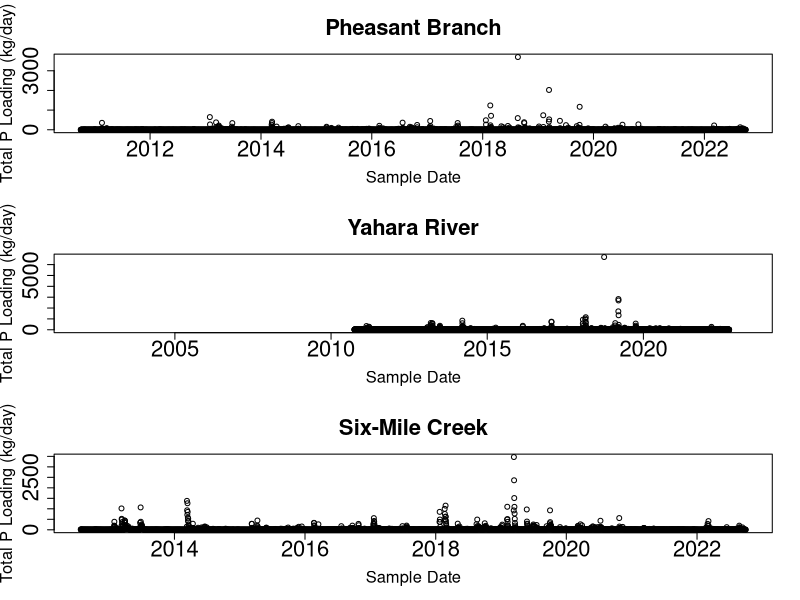
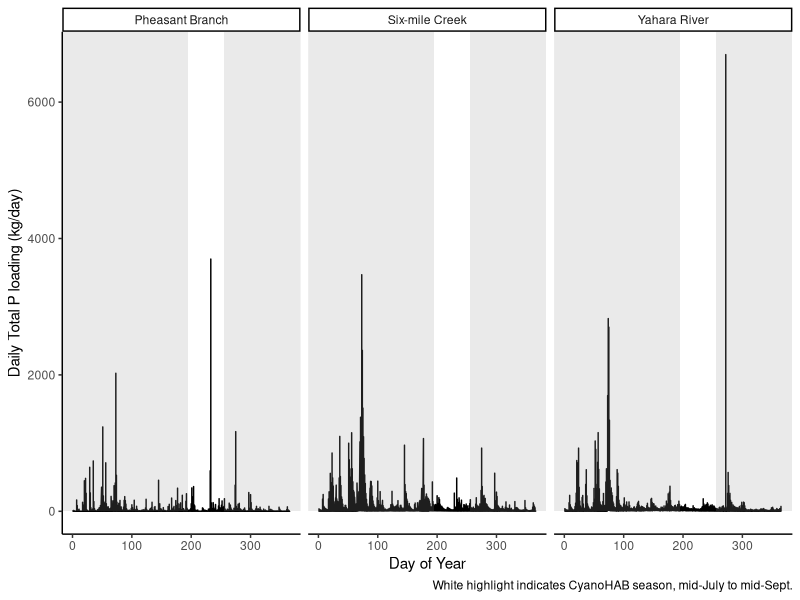
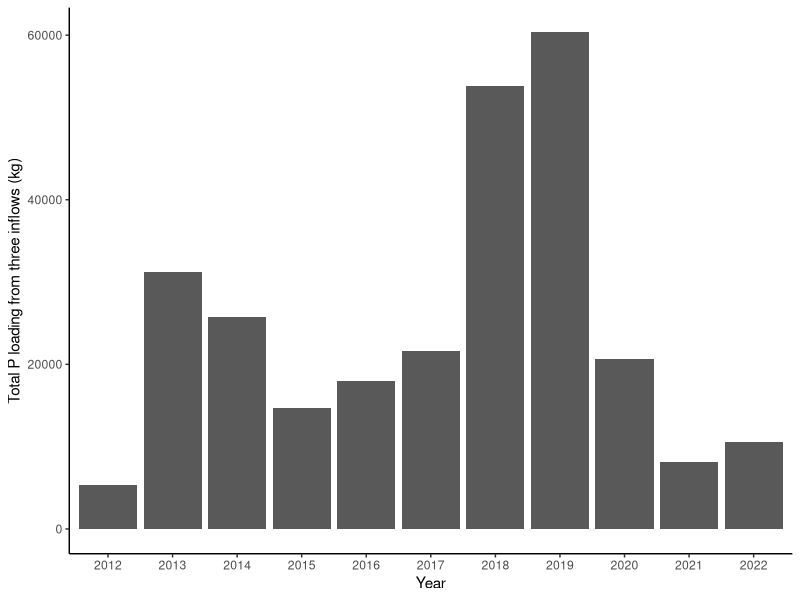

The R script that drew these images, in order:
## ---- chunk 1
library(dplyr) #needed for transforming data
library(lubridate) #needed for date conversion functions
library(ggplot2) #needed for plotting
## ---- chunk 2
PB_TotP_flow<- read.csv(file="Cleaned_data/Inflow_PheasantBranch_TotP.csv")
YR_TotP_flow<- read.csv(file="Cleaned_data/YaharaRiver_TotP_combined.csv")
SMC_TotP_flow<- read.csv(file="Cleaned_data/Inflow_SixMileCreek_TotP.csv")
## ---- chunk 3
lb_kg= 0.453592/1 #conversion factor from lb to kg (1lb = 0.453592 kg)
cf_L= 1/0.0353147 #conversion factor from ft^3 to L (1 ft^2 = 28.3168 L)
sec_day= 86400/1 #conversion factor from sec to day (86400 sec = 1 day)
mg_kg= 1/1000000 #conversion factor from mg to kg (1,000,000 mg = 1 kg)

PB_TotP_flow<- PB_TotP_flow %>%
  mutate(sampledate=as.Date(sampledate, origin="1899-12-30", format="%m/%d/%Y"),
         Q_cfs=Qout_cfs, #rename column for consistency across data frames
         Qout_cfs=NULL, #remove excess column
         TotP_kgday=(Q_cfs*TotP_mgL*cf_L*sec_day*mg_kg)
         ) %>%
  filter(Q_cfs>=0) #remove any records where there is a negative flow rate
YR_TotP_flow<- YR_TotP_flow %>%
  mutate(sampledate=as.Date(sampledate, origin="1899-12-30", format="%m/%d/%Y"),
         TotP_kgday=(Q_cfs*TotP_mgL*cf_L*sec_day*mg_kg)
         )%>%
  filter(Q_cfs>=0) #remove any records where there is a negative flow rate
SMC_TotP_flow<- SMC_TotP_flow %>%
  mutate(sampledate=as.Date(sampledate, origin="1899-12-30", format="%m/%d/%Y"),
         TotP_kgday=(Q_cfs*TotP_mgL*cf_L*sec_day*mg_kg)
         )%>%
  filter(Q_cfs>=0) #remove any records where there is a negative flow rate
## ---- chunk 4
PB_TotP_flow <- PB_TotP_flow %>%
  mutate(Inflow="Pheasant Branch") #add column with name of inflow
YR_TotP_flow <- YR_TotP_flow %>%
  mutate(Inflow="Yahara River") #add column with name of inflow
SMC_TotP_flow <- SMC_TotP_flow %>%
  mutate(Inflow="Six-mile Creek") #add column with name of inflow

Inflows<- merge(PB_TotP_flow, YR_TotP_flow, #merge two data frames
                all=TRUE) #keep all records for both data frames
Inflows<- merge(Inflows, SMC_TotP_flow, #merge two data frames
                all=TRUE) #keep all records for both data frames                
Inflows<- Inflows %>%
  mutate(Site_ID=NULL, #remove excess column
         Source_ID=NULL, #remove excess column
         daynum=as.integer(format(sampledate, format="%j")), #add column with 
         #daynum for filtering
         Yr=as.integer(format(sampledate, format="%Y"))) 
## ---- chunk 5
layout(matrix(c(1,2,3),3,1)) # optional 3 graphs/page
plot(PB_TotP_flow$sampledate, PB_TotP_flow$TotP_kgday, 
     xlab = "Sample Date", ylab = "Total P Loading (kg/day)", 
     main = "Pheasant Branch", cex.lab=1.5, cex.main=2, cex.axis=2)
plot(YR_TotP_flow$sampledate, YR_TotP_flow$TotP_kgday, 
     xlab = "Sample Date", ylab = "Total P Loading (kg/day)", 
     main = "Yahara River", cex.lab=1.5, cex.main=2, cex.axis=2)
plot(SMC_TotP_flow$sampledate, SMC_TotP_flow$TotP_kgday, 
     xlab = "Sample Date", ylab = "Total P Loading (kg/day)", 
     main = "Six-Mile Creek", cex.lab=1.5, cex.main=2, cex.axis=2)
par(mfrow=c(1,1))#returns graphing viewer to 1 plot per page
## ---- chunk 6
ggplot(data=Inflows, 
       aes(x=daynum, 
           y=TotP_kgday)) +
  geom_line()+
  facet_wrap(~Inflow) +
  theme_classic()+
  labs(y="Daily Total P loading (kg/day)",
       x="Day of Year",
      caption="White highlight indicates CyanoHAB season, mid-July to mid-Sept.") +
  ylim(c(0, max(Inflows$TotP_lbday))) +
  annotate('rect', fill='gray60', alpha=.2, #creates a shadow box 
           xmin=-Inf, xmax=195, ymin=0, ymax=Inf) +#shadow box highlights CyanoHAB season
  annotate('rect', fill='gray60', alpha=.2, #creates a shadow box 
           xmin=255, xmax=Inf, ymin=0, ymax=Inf)  #shadow box highlights CyanoHAB season
## ---- chunk 7
Inflows %>%
  filter(daynum>= 195 & daynum <=255) %>%
  group_by(Inflow) %>%
  summarise(mean=mean(TotP_kgday, na.rm=TRUE),
            se=(sd(TotP_kgday, na.rm=TRUE)/sqrt(length(TotP_kgday))),
            min=min(TotP_kgday, na.rm=TRUE),
            max=max(TotP_kgday, na.rm=TRUE))
## ---- chunk 8
Inflows_sumP<- Inflows %>% 
  filter(Yr>=2012 & Yr<= 2022) %>% #filters for years there is data for all inflows
  group_by(sampledate) %>% #group data from inflows by sample date...
  summarize(TotP_kgday_sum=sum(TotP_kgday)) %>% #sum the total P loads for all three inflows
  filter(!is.na(TotP_kgday_sum)) %>% #remove NAs 
  filter(TotP_kgday_sum>=0) #remove any negative values
## ---- chunk 9
Inflows_sumP_yr<- Inflows_sumP %>%
  mutate(Yr=as.integer(format(sampledate, format="%Y"))) %>%
  group_by(Yr) %>% #group all records by year
  summarise(sum_TP_kg=sum(TotP_kgday_sum)) #calculate the total P load 

ggplot(Inflows_sumP_yr, aes(x=as.factor(Yr), y=sum_TP_kg)) +
  geom_col() +
  theme_classic() +
  labs(x="Year", y="Total P loading from three inflows (kg)") 
## ---- chunk 10
write.csv(Inflows_sumP, file="Cleaned_data/Mendota_P_inflows.csv") #save as new data file
